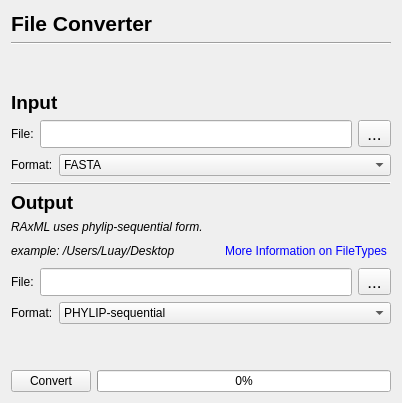
        <widget class="QWidget" name="fileConverterPage">
         <layout class="QVBoxLayout" name="verticalLayout_16">
          <item>
           <widget class="QLabel" name="label_9">
            <property name="font">
             <font>
              <pointsize>16</pointsize>
              <weight>75</weight>
              <bold>true</bold>
             </font>
            </property>
            <property name="text">
             <string>File Converter</string>
            </property>
           </widget>
          </item>
          <item>
           <widget class="Line" name="line_2">
            <property name="orientation">
             <enum>Qt::Horizontal</enum>
            </property>
           </widget>
          </item>
          <item>
           <spacer name="verticalSpacer">
            <property name="orientation">
             <enum>Qt::Vertical</enum>
            </property>
            <property name="sizeHint" stdset="0">
             <size>
              <width>20</width>
              <height>40</height>
             </size>
            </property>
           </spacer>
          </item>
          <item>
           <widget class="QLabel" name="label">
            <property name="font">
             <font>
              <pointsize>14</pointsize>
              <weight>75</weight>
              <bold>true</bold>
             </font>
            </property>
            <property name="text">
             <string>Input</string>
            </property>
           </widget>
          </item>
          <item>
           <layout class="QHBoxLayout" name="horizontalLayout_23">
            <item>
             <widget class="QLabel" name="label_19">
              <property name="text">
               <string>File:</string>
              </property>
             </widget>
            </item>
            <item>
             <widget class="QLineEdit" name="fileConverterEntry">
              <property name="font">
               <font>
                <pointsize>13</pointsize>
               </font>
              </property>
              <property name="text">
               <string/>
              </property>
              <property name="readOnly">
               <bool>true</bool>
              </property>
             </widget>
            </item>
            <item>
             <widget class="QToolButton" name="fileConverterBtn">
              <property name="font">
               <font>
                <family>Arial</family>
                <pointsize>13</pointsize>
               </font>
              </property>
              <property name="text">
               <string>...</string>
              </property>
             </widget>
            </item>
           </layout>
          </item>
          <item>
           <layout class="QHBoxLayout" name="horizontalLayout_6">
            <item>
             <widget class="QLabel" name="label_20">
              <property name="text">
               <string>Format:</string>
              </property>
             </widget>
            </item>
            <item>
             <widget class="QComboBox" name="inputFormatComboBox">
              <property name="sizePolicy">
               <sizepolicy hsizetype="MinimumExpanding" vsizetype="Fixed">
                <horstretch>0</horstretch>
                <verstretch>0</verstretch>
               </sizepolicy>
              </property>
              <item>
               <property name="text">
                <string>FASTA</string>
               </property>
              </item>
              <item>
               <property name="text">
                <string>CLUSTAL</string>
               </property>
              </item>
              <item>
               <property name="text">
                <string>EMBOSS</string>
               </property>
              </item>
              <item>
               <property name="text">
                <string>FASTA-m10</string>
               </property>
              </item>
              <item>
               <property name="text">
                <string>IG</string>
               </property>
              </item>
              <item>
               <property name="text">
                <string>MAF</string>
               </property>
              </item>
              <item>
               <property name="text">
                <string>Mauve</string>
               </property>
              </item>
              <item>
               <property name="text">
                <string>NEXUS</string>
               </property>
              </item>
              <item>
               <property name="text">
                <string>PHYLIP</string>
               </property>
              </item>
              <item>
               <property name="text">
                <string>PHYLIP-sequential</string>
               </property>
              </item>
              <item>
               <property name="text">
                <string>PHYLIP-relaxed</string>
               </property>
              </item>
              <item>
               <property name="text">
                <string>Stockholm</string>
               </property>
              </item>
             </widget>
            </item>
           </layout>
          </item>
          <item>
           <widget class="Line" name="line_6">
            <property name="frameShadow">
             <enum>QFrame::Raised</enum>
            </property>
            <property name="orientation">
             <enum>Qt::Horizontal</enum>
            </property>
           </widget>
          </item>
          <item>
           <widget class="QLabel" name="label_17">
            <property name="font">
             <font>
              <pointsize>14</pointsize>
              <weight>75</weight>
              <bold>true</bold>
             </font>
            </property>
            <property name="text">
             <string>Output</string>
            </property>
           </widget>
          </item>
          <item>
           <widget class="QLabel" name="label_23">
            <property name="font">
             <font>
              <italic>true</italic>
             </font>
            </property>
            <property name="text">
             <string>RAxML uses phylip-sequential form.</string>
            </property>
           </widget>
          </item>
          <item>
           <layout class="QHBoxLayout" name="horizontalLayout_42">
            <item>
             <widget class="QLabel" name="label_28">
              <property name="font">
               <font>
                <italic>true</italic>
               </font>
              </property>
              <property name="text">
               <string>example: /Users/Luay/Desktop</string>
              </property>
             </widget>
            </item>
            <item>
             <spacer name="horizontalSpacer_30">
              <property name="orientation">
               <enum>Qt::Horizontal</enum>
              </property>
              <property name="sizeHint" stdset="0">
               <size>
                <width>40</width>
                <height>20</height>
               </size>
              </property>
             </spacer>
            </item>
            <item>
             <widget class="QPushButton" name="fileTypeDocumentationBtn">
              <property name="cursor">
               <cursorShape>OpenHandCursor</cursorShape>
              </property>
              <property name="styleSheet">
               <string notr="true">color: blue;</string>
              </property>
              <property name="text">
               <string>More Information on FileTypes</string>
              </property>
              <property name="flat">
               <bool>true</bool>
              </property>
             </widget>
            </item>
           </layout>
          </item>
          <item>
           <layout class="QHBoxLayout" name="horizontalLayout_32">
            <item>
             <widget class="QLabel" name="label_21">
              <property name="text">
               <string>File:</string>
              </property>
             </widget>
            </item>
            <item>
             <widget class="QLineEdit" name="outputFileConverterEntry">
              <property name="font">
               <font>
                <pointsize>13</pointsize>
               </font>
              </property>
              <property name="text">
               <string/>
              </property>
              <property name="readOnly">
               <bool>true</bool>
              </property>
             </widget>
            </item>
            <item>
             <widget class="QToolButton" name="outputFileConverterBtn">
              <property name="font">
               <font>
                <family>Arial</family>
                <pointsize>13</pointsize>
               </font>
              </property>
              <property name="text">
               <string>...</string>
              </property>
             </widget>
            </item>
           </layout>
          </item>
          <item>
           <layout class="QHBoxLayout" name="horizontalLayout_34">
            <item>
             <widget class="QLabel" name="label_22">
              <property name="text">
               <string>Format:</string>
              </property>
             </widget>
            </item>
            <item>
             <widget class="QComboBox" name="outputFormatComboBox">
              <property name="sizePolicy">
               <sizepolicy hsizetype="MinimumExpanding" vsizetype="Fixed">
                <horstretch>0</horstretch>
                <verstretch>0</verstretch>
               </sizepolicy>
              </property>
              <item>
               <property name="text">
                <string>PHYLIP-sequential</string>
               </property>
              </item>
              <item>
               <property name="text">
                <string>PHYLIP-relaxed</string>
               </property>
              </item>
              <item>
               <property name="text">
                <string>PHYLIP</string>
               </property>
              </item>
              <item>
               <property name="text">
                <string>CLUSTAL</string>
               </property>
              </item>
              <item>
               <property name="text">
                <string>EMBOSS</string>
               </property>
              </item>
              <item>
               <property name="text">
                <string>FASTA</string>
               </property>
              </item>
              <item>
               <property name="text">
                <string>FASTA-m10</string>
               </property>
              </item>
              <item>
               <property name="text">
                <string>IG</string>
               </property>
              </item>
              <item>
               <property name="text">
                <string>MAF</string>
               </property>
              </item>
              <item>
               <property name="text">
                <string>Mauve</string>
               </property>
              </item>
              <item>
               <property name="text">
                <string>NEXUS</string>
               </property>
              </item>
              <item>
               <property name="text">
                <string>Stockholm</string>
               </property>
              </item>
             </widget>
            </item>
           </layout>
          </item>
          <item>
           <spacer name="verticalSpacer_14">
            <property name="orientation">
             <enum>Qt::Vertical</enum>
            </property>
            <property name="sizeHint" stdset="0">
             <size>
              <width>20</width>
              <height>40</height>
             </size>
            </property>
           </spacer>
          </item>
          <item>
           <layout class="QHBoxLayout" name="horizontalLayout_35">
            <item>
             <widget class="QPushButton" name="runFileConverterBtn">
              <property name="focusPolicy">
               <enum>Qt::NoFocus</enum>
              </property>
              <property name="text">
               <string>Convert</string>
              </property>
             </widget>
            </item>
            <item>
             <widget class="QProgressBar" name="fileConverterProgressBar">
              <property name="value">
               <number>0</number>
              </property>
             </widget>
            </item>
           </layout>
          </item>
         </layout>
        </widget>
